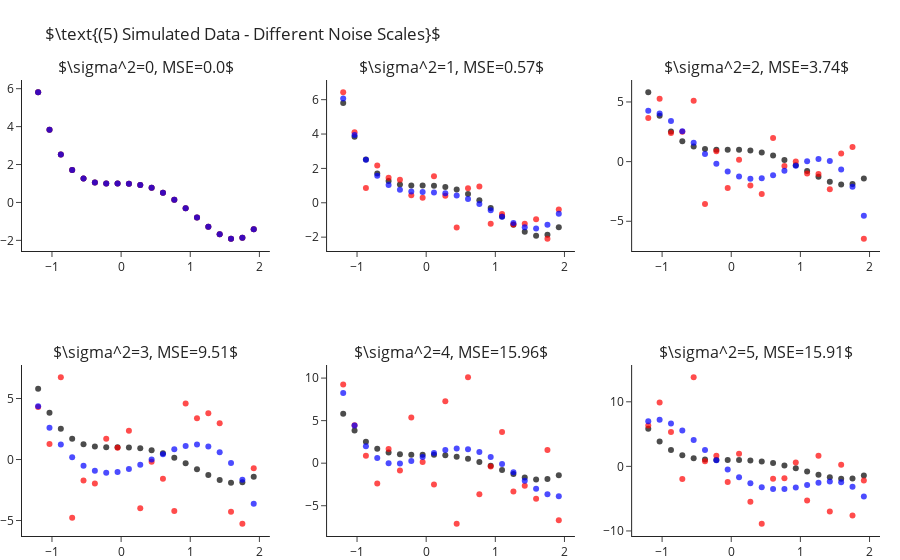

Notebook cell for this chart:
### Markdown cell above
How is it that we are able to fit "better" models for $k$s larger than the true one? As we increase $k$ we enable the model
more "degrees of freedom" to try and adapt itself to the observed data. The higher $k$ the more the learner will "go after
the noise" and miss the real signal of the data. In other words, what we have just observed is what is known as **overfitting**.

Later in the course we will learn methods for detection and avoidance of overfitting.


## Fitting Polynomial Over Different Sample Noise Levels

Next, let us set $k=4$ (the true values) and study the outputted models when training over different noise levels. Though
we will only be changing the scale of the noise (i.e. the variance, $\sigma^2$), changing other properties such as its
distribution is interesting too. As we would expect, as we increase the scale of the noise our error increases. We can
observe this also in a visual manner, where the fitted polynomial (in blue) less and less resembles the actual model (in black).

### Code cell
scales = range(6)
fig = make_subplots(2, 3, subplot_titles=list(map(str, scales)))
for i, s in enumerate(scales):
    r,c = i//3+1, i%3+1
    
    y = y_ + np.random.normal(scale=s, size=len(y_))
    y_hat = make_pipeline(PolynomialFeatures(4), LinearRegression(fit_intercept=False)).fit(X, y).predict(X)

    fig.add_traces([go.Scatter(x=x, y=y_, mode="markers", name="Real Points",  marker=dict(color="black", opacity=.7), showlegend=False),
                    go.Scatter(x=x, y=y, mode="markers", name="Observed Points",  marker=dict(color="red", opacity=.7), showlegend=False),
                    go.Scatter(x=x, y=y_hat, mode="markers", name="Predicted Points",  marker=dict(color="blue", opacity=.7), showlegend=False)], rows=r, cols=c)
    fig["layout"]["annotations"][i]["text"] = rf"$\sigma^2={{0}}, MSE={{1}}$".format(s, round(np.mean((y-y_hat)**2), 2))

fig.update_layout(title=r"$\text{(5) Simulated Data - Different Noise Scales}$", margin=dict(t=80)).show()

### Figure 1 — Plotly figure (JSON) as saved in the notebook; plotly's stock layout.template omitted (floating-point values rounded to 4 significant figures)
{"data": [{"marker": {"color": "black", "opacity": 0.7}, "mode": "markers", "name": "Real Points", "showlegend": false, "x": [-1.2, -1.036, -0.8718, -0.7077, -0.5436, -0.3795, -0.2154, -0.05128, 0.1128, 0.2769, 0.441, 0.6051, 0.7692, 0.9333, 1.097, 1.262, 1.426, 1.59, 1.754, 1.918], "y": [5.81, 3.838, 2.523, 1.709, 1.261, 1.058, 0.9989, 0.999, 0.9909, 0.9251, 0.769, 0.5078, 0.1439, -0.3028, -0.7951, -1.278, -1.68, -1.912, -1.866, -1.418], "type": "scatter", "xaxis": "x", "yaxis": "y"}, {"marker": {"color": "red", "opacity": 0.7}, "mode": "markers", "name": "Observed Points", "showlegend": false, "x": [-1.2, -1.036, -0.8718, -0.7077, -0.5436, -0.3795, -0.2154, -0.05128, 0.1128, 0.2769, 0.441, 0.6051, 0.7692, 0.9333, 1.097, 1.262, 1.426, 1.59, 1.754, 1.918], "y": [5.81, 3.838, 2.523, 1.709, 1.261, 1.058, 0.9989, 0.999, 0.9909, 0.9251, 0.769, 0.5078, 0.1439, -0.3028, -0.7951, -1.278, -1.68, -1.912, -1.866, -1.418], "type": "scatter", "xaxis": "x", "yaxis": "y"}, {"marker": {"color": "blue", "opacity": 0.7}, "mode": "markers", "name": "Predicted Points", "showlegend": false, "x": [-1.2, -1.036, -0.8718, -0.7077, -0.5436, -0.3795, -0.2154, -0.05128, 0.1128, 0.2769, 0.441, 0.6051, 0.7692, 0.9333, 1.097, 1.262, 1.426, 1.59, 1.754, 1.918], "y": [5.81, 3.838, 2.523, 1.709, 1.261, 1.058, 0.9989, 0.999, 0.9909, 0.9251, 0.769, 0.5078, 0.1439, -0.3028, -0.7951, -1.278, -1.68, -1.912, -1.866, -1.418], "type": "scatter", "xaxis": "x", "yaxis": "y"}, {"marker": {"color": "black", "opacity": 0.7}, "mode": "markers", "name": "Real Points", "showlegend": false, "x": [-1.2, -1.036, -0.8718, -0.7077, -0.5436, -0.3795, -0.2154, -0.05128, 0.1128, 0.2769, 0.441, 0.6051, 0.7692, 0.9333, 1.097, 1.262, 1.426, 1.59, 1.754, 1.918], "y": [5.81, 3.838, 2.523, 1.709, 1.261, 1.058, 0.9989, 0.999, 0.9909, 0.9251, 0.769, 0.5078, 0.1439, -0.3028, -0.7951, -1.278, -1.68, -1.912, -1.866, -1.418], "type": "scatter", "xaxis": "x2", "yaxis": "y2"}, {"marker": {"color": "red", "opacity": 0.7}, "mode": "markers", "name": "Observed Points", "showlegend": false, "x": [-1.2, -1.036, -0.8718, -0.7077, -0.5436, -0.3795, -0.2154, -0.05128, 0.1128, 0.2769, 0.441, 0.6051, 0.7692, 0.9333, 1.097, 1.262, 1.426, 1.59, 1.754, 1.918], "y": [6.429, 4.103, 0.8666, 2.17, 1.459, 1.339, 0.435, 0.293, 1.543, 0.4161, -1.435, 0.8476, 0.9525, -1.223, -0.6566, -1.26, -1.227, -0.9543, -2.09, -0.3966], "type": "scatter", "xaxis": "x2", "yaxis": "y2"}, {"marker": {"color": "blue", "opacity": 0.7}, "mode": "markers", "name": "Predicted Points", "showlegend": false, "x": [-1.2, -1.036, -0.8718, -0.7077, -0.5436, -0.3795, -0.2154, -0.05128, 0.1128, 0.2769, 0.441, 0.6051, 0.7692, 0.9333, 1.097, 1.262, 1.426, 1.59, 1.754, 1.918], "y": [6.069, 3.949, 2.503, 1.578, 1.038, 0.7632, 0.6529, 0.6224, 0.6046, 0.5496, 0.4249, 0.2153, -0.07716, -0.4332, -0.8163, -1.172, -1.43, -1.502, -1.281, -0.6449], "type": "scatter", "xaxis": "x2", "yaxis": "y2"}, {"marker": {"color": "black", "opacity": 0.7}, "mode": "markers", "name": "Real Points", "showlegend": false, "x": [-1.2, -1.036, -0.8718, -0.7077, -0.5436, -0.3795, -0.2154, -0.05128, 0.1128, 0.2769, 0.441, 0.6051, 0.7692, 0.9333, 1.097, 1.262, 1.426, 1.59, 1.754, 1.918], "y": [5.81, 3.838, 2.523, 1.709, 1.261, 1.058, 0.9989, 0.999, 0.9909, 0.9251, 0.769, 0.5078, 0.1439, -0.3028, -0.7951, -1.278, -1.68, -1.912, -1.866, -1.418], "type": "scatter", "xaxis": "x3", "yaxis": "y3"}, {"marker": {"color": "red", "opacity": 0.7}, "mode": "markers", "name": "Observed Points", "showlegend": false, "x": [-1.2, -1.036, -0.8718, -0.7077, -0.5436, -0.3795, -0.2154, -0.05128, 0.1128, 0.2769, 0.441, 0.6051, 0.7692, 0.9333, 1.097, 1.262, 1.426, 1.59, 1.754, 1.918], "y": [3.665, 5.279, 2.39, 2.511, 5.093, -3.551, 0.8722, -2.211, 0.1481, -2.01, -2.705, 1.989, -0.3678, 0.004613, -0.9945, -1.047, -2.308, 0.6869, 1.222, -6.46], "type": "scatter", "xaxis": "x3", "yaxis": "y3"}, {"marker": {"color": "blue", "opacity": 0.7}, "mode": "markers", "name": "Predicted Points", "showlegend": false, "x": [-1.2, -1.036, -0.8718, -0.7077, -0.5436, -0.3795, -0.2154, -0.05128, 0.1128, 0.2769, 0.441, 0.6051, 0.7692, 0.9333, 1.097, 1.262, 1.426, 1.59, 1.754, 1.918], "y": [4.266, 4.043, 3.414, 2.548, 1.587, 0.6475, -0.1781, -0.8233, -1.247, -1.431, -1.387, -1.146, -0.7684, -0.3381, 0.03554, 0.2182, 0.05036, -0.6528, -2.101, -4.529], "type": "scatter", "xaxis": "x3", "yaxis": "y3"}, {"marker": {"color": "black", "opacity": 0.7}, "mode": "markers", "name": "Real Points", "showlegend": false, "x": [-1.2, -1.036, -0.8718, -0.7077, -0.5436, -0.3795, -0.2154, -0.05128, 0.1128, 0.2769, 0.441, 0.6051, 0.7692, 0.9333, 1.097, 1.262, 1.426, 1.59, 1.754, 1.918], "y": [5.81, 3.838, 2.523, 1.709, 1.261, 1.058, 0.9989, 0.999, 0.9909, 0.9251, 0.769, 0.5078, 0.1439, -0.3028, -0.7951, -1.278, -1.68, -1.912, -1.866, -1.418], "type": "scatter", "xaxis": "x4", "yaxis": "y4"}, {"marker": {"color": "red", "opacity": 0.7}, "mode": "markers", "name": "Observed Points", "showlegend": false, "x": [-1.2, -1.036, -0.8718, -0.7077, -0.5436, -0.3795, -0.2154, -0.05128, 0.1128, 0.2769, 0.441, 0.6051, 0.7692, 0.9333, 1.097, 1.262, 1.426, 1.59, 1.754, 1.918], "y": [4.304, 1.273, 6.74, -4.778, -1.713, -1.958, 1.705, 0.9593, 2.355, -3.988, -0.1753, -1.575, -4.212, 4.587, 3.375, 3.798, 2.967, -4.289, -5.261, -0.7185], "type": "scatter", "xaxis": "x4", "yaxis": "y4"}, {"marker": {"color": "blue", "opacity": 0.7}, "mode": "markers", "name": "Predicted Points", "showlegend": false, "x": [-1.2, -1.036, -0.8718, -0.7077, -0.5436, -0.3795, -0.2154, -0.05128, 0.1128, 0.2769, 0.441, 0.6051, 0.7692, 0.9333, 1.097, 1.262, 1.426, 1.59, 1.754, 1.918], "y": [4.375, 2.612, 1.227, 0.1963, -0.5095, -0.9223, -1.078, -1.018, -0.7862, -0.4306, -0.004004, 0.4372, 0.8324, 1.117, 1.223, 1.077, 0.6025, -0.2807, -1.657, -3.617], "type": "scatter", "xaxis": "x4", "yaxis": "y4"}, {"marker": {"color": "black", "opacity": 0.7}, "mode": "markers", "name": "Real Points", "showlegend": false, "x": [-1.2, -1.036, -0.8718, -0.7077, -0.5436, -0.3795, -0.2154, -0.05128, 0.1128, 0.2769, 0.441, 0.6051, 0.7692, 0.9333, 1.097, 1.262, 1.426, 1.59, 1.754, 1.918], "y": [5.81, 3.838, 2.523, 1.709, 1.261, 1.058, 0.9989, 0.999, 0.9909, 0.9251, 0.769, 0.5078, 0.1439, -0.3028, -0.7951, -1.278, -1.68, -1.912, -1.866, -1.418], "type": "scatter", "xaxis": "x5", "yaxis": "y5"}, {"marker": {"color": "red", "opacity": 0.7}, "mode": "markers", "name": "Observed Points", "showlegend": false, "x": [-1.2, -1.036, -0.8718, -0.7077, -0.5436, -0.3795, -0.2154, -0.05128, 0.1128, 0.2769, 0.441, 0.6051, 0.7692, 0.9333, 1.097, 1.262, 1.426, 1.59, 1.754, 1.918], "y": [9.255, 4.459, 0.8774, -2.394, 1.653, -0.8734, 5.376, 0.1514, -2.509, 7.286, -7.113, 10.09, -3.648, -0.3962, 3.666, -3.333, -2.641, -4.186, 1.561, -6.721], "type": "scatter", "xaxis": "x5", "yaxis": "y5"}, {"marker": {"color": "blue", "opacity": 0.7}, "mode": "markers", "name": "Predicted Points", "showlegend": false, "x": [-1.2, -1.036, -0.8718, -0.7077, -0.5436, -0.3795, -0.2154, -0.05128, 0.1128, 0.2769, 0.441, 0.6051, 0.7692, 0.9333, 1.097, 1.262, 1.426, 1.59, 1.754, 1.918], "y": [8.246, 4.431, 1.983, 0.5992, 0.005882, -0.03793, 0.2576, 0.7133, 1.182, 1.546, 1.72, 1.651, 1.315, 0.72, -0.09421, -1.057, -2.067, -2.991, -3.665, -3.894], "type": "scatter", "xaxis": "x5", "yaxis": "y5"}, {"marker": {"color": "black", "opacity": 0.7}, "mode": "markers", "name": "Real Points", "showlegend": false, "x": [-1.2, -1.036, -0.8718, -0.7077, -0.5436, -0.3795, -0.2154, -0.05128, 0.1128, 0.2769, 0.441, 0.6051, 0.7692, 0.9333, 1.097, 1.262, 1.426, 1.59, 1.754, 1.918], "y": [5.81, 3.838, 2.523, 1.709, 1.261, 1.058, 0.9989, 0.999, 0.9909, 0.9251, 0.769, 0.5078, 0.1439, -0.3028, -0.7951, -1.278, -1.68, -1.912, -1.866, -1.418], "type": "scatter", "xaxis": "x6", "yaxis": "y6"}, {"marker": {"color": "red", "opacity": 0.7}, "mode": "markers", "name": "Observed Points", "showlegend": false, "x": [-1.2, -1.036, -0.8718, -0.7077, -0.5436, -0.3795, -0.2154, -0.05128, 0.1128, 0.2769, 0.441, 0.6051, 0.7692, 0.9333, 1.097, 1.262, 1.426, 1.59, 1.754, 1.918], "y": [6.329, 9.875, 5.307, -1.938, 13.79, 0.799, 1.642, -2.436, 1.958, -5.46, -8.878, -1.912, -1.856, 0.5962, -5.298, 1.638, -7.007, 0.2392, -7.613, -2.198], "type": "scatter", "xaxis": "x6", "yaxis": "y6"}, {"marker": {"color": "blue", "opacity": 0.7}, "mode": "markers", "name": "Predicted Points", "showlegend": false, "x": [-1.2, -1.036, -0.8718, -0.7077, -0.5436, -0.3795, -0.2154, -0.05128, 0.1128, 0.2769, 0.441, 0.6051, 0.7692, 0.9333, 1.097, 1.262, 1.426, 1.59, 1.754, 1.918], "y": [6.973, 7.212, 6.652, 5.543, 4.103, 2.519, 0.9458, -0.4915, -1.701, -2.62, -3.218, -3.498, -3.49, -3.26, -2.9, -2.538, -2.331, -2.467, -3.167, -4.682], "type": "scatter", "xaxis": "x6", "yaxis": "y6"}], "layout": {"xaxis": {"anchor": "y", "domain": [0.0, 0.2889]}, "yaxis": {"anchor": "x", "domain": [0.625, 1.0]}, "xaxis2": {"anchor": "y2", "domain": [0.3556, 0.6444]}, "yaxis2": {"anchor": "x2", "domain": [0.625, 1.0]}, "xaxis3": {"anchor": "y3", "domain": [0.7111, 1.0]}, "yaxis3": {"anchor": "x3", "domain": [0.625, 1.0]}, "xaxis4": {"anchor": "y4", "domain": [0.0, 0.2889]}, "yaxis4": {"anchor": "x4", "domain": [0.0, 0.375]}, "xaxis5": {"anchor": "y5", "domain": [0.3556, 0.6444]}, "yaxis5": {"anchor": "x5", "domain": [0.0, 0.375]}, "xaxis6": {"anchor": "y6", "domain": [0.7111, 1.0]}, "yaxis6": {"anchor": "x6", "domain": [0.0, 0.375]}, "annotations": [{"font": {"size": 16}, "showarrow": false, "text": "$\\sigma^2=0, MSE=0.0$", "x": 0.1444, "xanchor": "center", "xref": "paper", "y": 1.0, "yanchor": "bottom", "yref": "paper"}, {"font": {"size": 16}, "showarrow": false, "text": "$\\sigma^2=1, MSE=0.57$", "x": 0.5, "xanchor": "center", "xref": "paper", "y": 1.0, "yanchor": "bottom", "yref": "paper"}, {"font": {"size": 16}, "showarrow": false, "text": "$\\sigma^2=2, MSE=3.74$", "x": 0.8556, "xanchor": "center", "xref": "paper", "y": 1.0, "yanchor": "bottom", "yref": "paper"}, {"font": {"size": 16}, "showarrow": false, "text": "$\\sigma^2=3, MSE=9.51$", "x": 0.1444, "xanchor": "center", "xref": "paper", "y": 0.375, "yanchor": "bottom", "yref": "paper"}, {"font": {"size": 16}, "showarrow": false, "text": "$\\sigma^2=4, MSE=15.96$", "x": 0.5, "xanchor": "center", "xref": "paper", "y": 0.375, "yanchor": "bottom", "yref": "paper"}, {"font": {"size": 16}, "showarrow": false, "text": "$\\sigma^2=5, MSE=15.91$", "x": 0.8556, "xanchor": "center", "xref": "paper", "y": 0.375, "yanchor": "bottom", "yref": "paper"}], "margin": {"t": 80}, "title": {"text": "$\\text{(5) Simulated Data - Different Noise Scales}$"}}}
